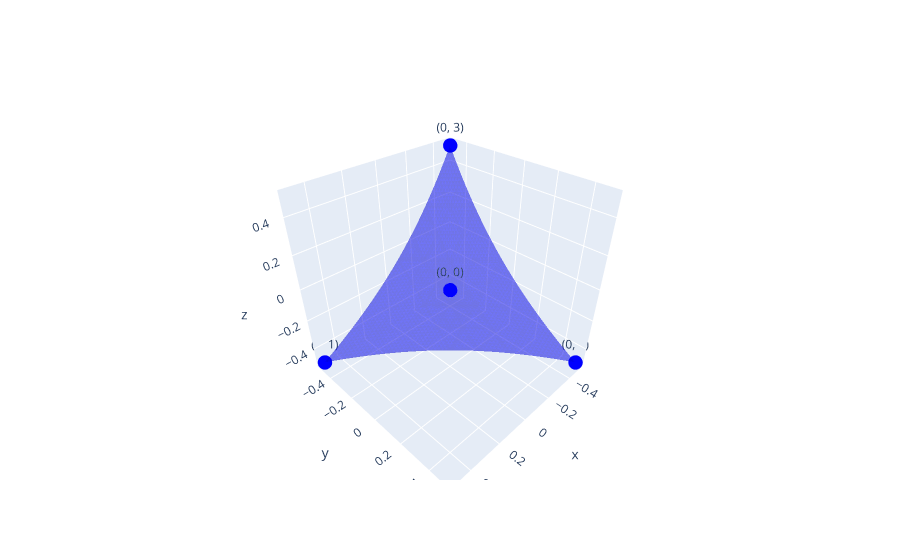

Source (notebook cell):
### Code cell
import pyvista as pv
import numpy as np
import plotly.graph_objects as go
from hyperbolic3d.gyro import gyrotriangle

def pv_to_npmesh(pv_mesh):
    vertices = pv_mesh.points
    faces = pv_mesh.faces.reshape(-1, 4)[:, 1:4]
    print(vertices.shape, faces.shape)
    return {'V': vertices, 'F': faces}

class RegularTetrahedron:
    def __init__(self, r=.5, name=None):
        r = 0.5  # Radius from center (must be < 1)
        self.vertices = r * np.array([
                [1, 1, 1],    # vertex 1
                [1, -1, -1],  # vertex 2 
                [-1, 1, -1],  # vertex 3
                [-1, -1, 1]   # vertex 4
            ])
        self.name = name 
        faces = [
            [0, 1, 2],
            [0, 1, 3],
            [0, 2, 3],
            [1, 2, 3]
        ]
        self.face_meshes = {}
        for face in faces:
            face_id = list(set((0, 1, 2, 3)) - set(face))[0]
            self.face_meshes[face_id] = pv_to_npmesh(gyrotriangle(
                self.vertices[face[0]], 
                self.vertices[face[1]], 
                self.vertices[face[2]], 
                s=1., 
                depth=6
            ))

    def plot(self, color='blue'):
        traces = []
        
        # Add face meshes
        for face_id, mesh in self.face_meshes.items():
            vertices = mesh['V']
            faces = mesh['F']
            traces.append(go.Mesh3d(
                x=vertices[:, 0],
                y=vertices[:, 1],
                z=vertices[:, 2],
                i=faces[:, 0],
                j=faces[:, 1],
                k=faces[:, 2],
                color=color,
                opacity=0.3
            ))
        
        # Add vertices with labels
        vertex_labels = []
        for i in range(len(self.vertices)):
            if self.name:
                label = f"({self.name}, {i})"
            else:
                label = f"({i})"
            vertex_labels.append(label)
        
        traces.append(go.Scatter3d(
            x=self.vertices[:,0],
            y=self.vertices[:,1],
            z=self.vertices[:,2],
            mode='markers+text',
            marker=dict(
                size=5,
                color=color
            ),
            text=vertex_labels,
            textposition='top center'
        ))
        return traces

T = RegularTetrahedron(name="0", r=.5)
fig = go.Figure()
for trace in T.plot():
    fig.add_trace(trace)
fig.show()

### Figure 1 — Plotly figure (JSON) as saved in the notebook; plotly's stock layout.template omitted (floating-point values rounded to 4 significant figures; data arrays with more than 128 entries replaced by an {"elided": "..."} marker saying what was removed)
{"data": [{"color": "blue", "i": {"elided": "4096 int values"}, "j": {"elided": "4096 int values"}, "k": {"elided": "4096 int values"}, "opacity": 0.3, "type": "mesh3d", "x": {"elided": "2145 float values"}, "y": {"elided": "2145 float values"}, "z": {"elided": "2145 float values"}}, {"color": "blue", "i": {"elided": "4096 int values"}, "j": {"elided": "4096 int values"}, "k": {"elided": "4096 int values"}, "opacity": 0.3, "type": "mesh3d", "x": {"elided": "2145 float values"}, "y": {"elided": "2145 float values"}, "z": {"elided": "2145 float values"}}, {"color": "blue", "i": {"elided": "4096 int values"}, "j": {"elided": "4096 int values"}, "k": {"elided": "4096 int values"}, "opacity": 0.3, "type": "mesh3d", "x": {"elided": "2145 float values"}, "y": {"elided": "2145 float values"}, "z": {"elided": "2145 float values"}}, {"color": "blue", "i": {"elided": "4096 int values"}, "j": {"elided": "4096 int values"}, "k": {"elided": "4096 int values"}, "opacity": 0.3, "type": "mesh3d", "x": {"elided": "2145 float values"}, "y": {"elided": "2145 float values"}, "z": {"elided": "2145 float values"}}, {"marker": {"color": "blue", "size": 5}, "mode": "markers+text", "text": ["(0, 0)", "(0, 1)", "(0, 2)", "(0, 3)"], "textposition": "top center", "type": "scatter3d", "x": [0.5, 0.5, -0.5, -0.5], "y": [0.5, -0.5, 0.5, -0.5], "z": [0.5, -0.5, -0.5, 0.5]}], "layout": {}}
